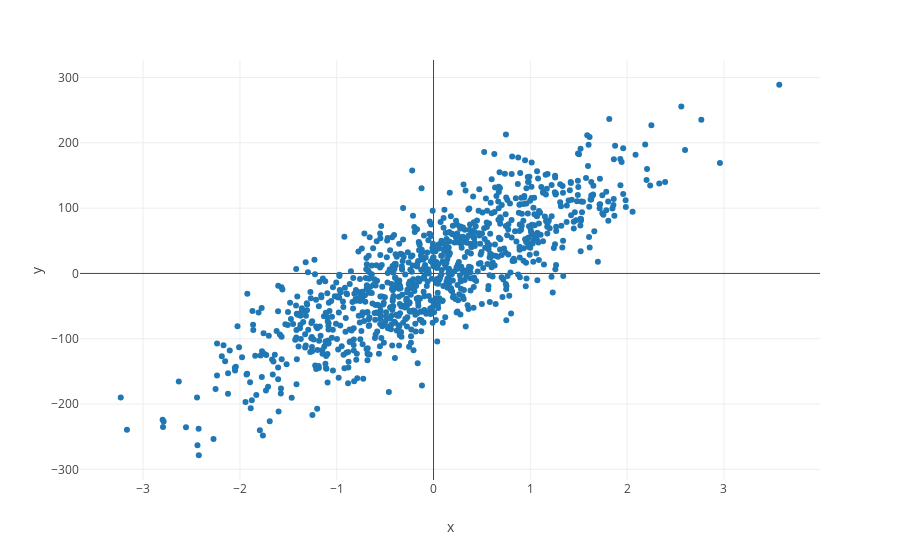

The code cell stored with this chart in its notebook:
### Code cell
px.scatter(x=data.X1, y=data.Target, template="none")

### Figure 1 — Plotly figure (JSON) as saved in the notebook; plotly's stock layout.template omitted (floating-point values rounded to 4 significant figures; data arrays with more than 128 entries replaced by an {"elided": "..."} marker saying what was removed)
{"data": [{"hovertemplate": "x=%{x}<br>y=%{y}<extra></extra>", "legendgroup": "", "marker": {"color": "#1F77B4", "symbol": "circle"}, "mode": "markers", "name": "", "orientation": "v", "showlegend": false, "type": "scatter", "x": {"elided": "1000 float values"}, "xaxis": "x", "y": {"elided": "1000 float values"}, "yaxis": "y"}], "layout": {"autosize": true, "legend": {"tracegroupgap": 0}, "margin": {"t": 60}, "xaxis": {"anchor": "y", "autorange": true, "domain": [0, 1], "range": [-3.638, 3.979], "title": {"text": "x"}, "type": "linear"}, "yaxis": {"anchor": "x", "autorange": true, "domain": [0, 1], "range": [-322.3, 332.8], "title": {"text": "y"}, "type": "linear"}}}
